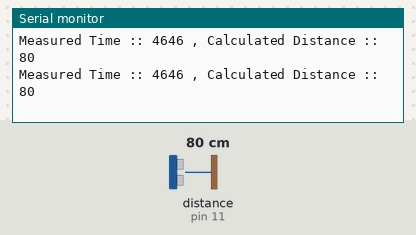
Simulated run of this sketch. Board: Arduino Uno, built with avr-gcc and run on an emulated ATmega328P. Parts: the last lines printed to the serial monitor. Wiring (inferred from the names in the program): ultrasonic range finder: trigger pin 12; echo pin 11. The inputs (shaded band) are chosen by the test bench; at power-on: distance to the obstacle (sensor on pin 11) 80 cm. The echo pulse lasts 58.3 µs per cm.

Above: at 1.2 s.
1.3 s: distance to the obstacle (sensor on pin 11) set to 2 cm
At 1.4 s:
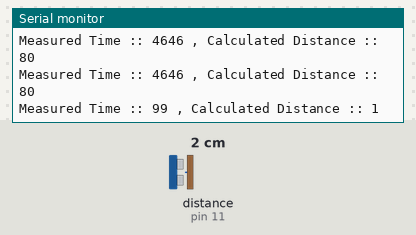
4.3 s: distance to the obstacle (sensor on pin 11) set to 4 cm
At 4.34 s:
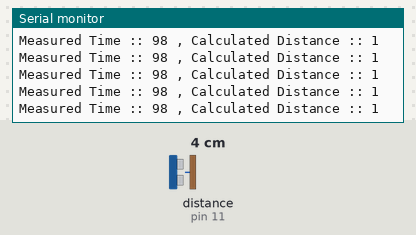
7.3 s: distance to the obstacle (sensor on pin 11) set to 120 cm
At 7.3 s:
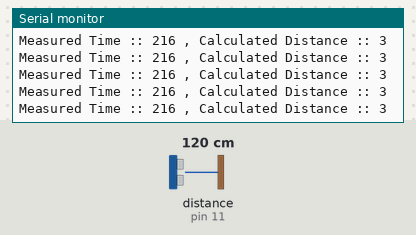
10.3 s: distance to the obstacle (sensor on pin 11) set to 9 cm
At 10.32 s:
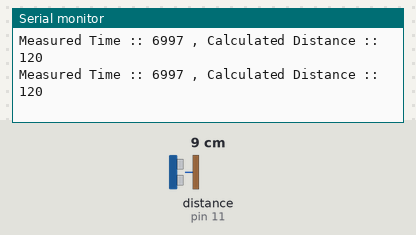
13.3 s: distance to the obstacle (sensor on pin 11) set to 18 cm
At 13.33 s:
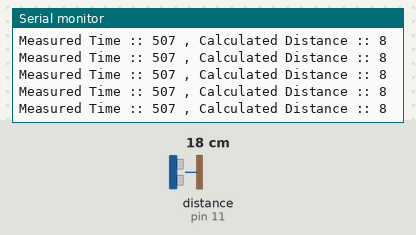
16.3 s: distance to the obstacle (sensor on pin 11) set to 250 cm
At 20.26 s:
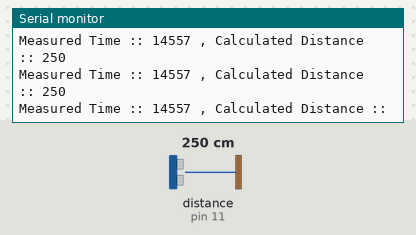
Timing chart, 0 to 20.3 s (numbered marks = the images above; inputs shaded):
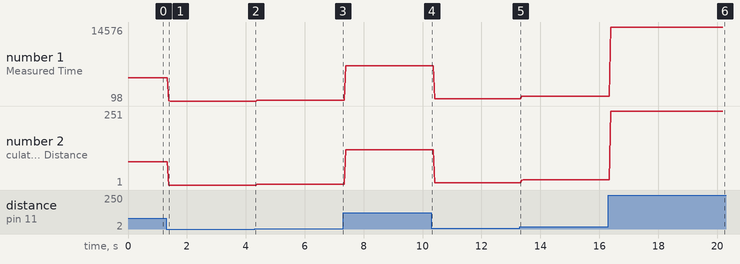

Measured:
- after the input at 1.3 s, the serial monitor: prints a new line after 0.08 s (image 1)
- after the input at 16.3 s, the serial monitor: prints a new line after 0.09 s (image 6)
- plotted number 1: 4646 → 98 after the input at 1.3 s, 98 → 216 after the input at 4.3 s, 216 → 6997 after the input at 7.3 s, 6997 → 507 after the input at 10.3 s, 507 → 1051 after the input at 13.3 s
- plotted number 2: 80 → 1 after the input at 1.3 s, 1 → 3 after the input at 4.3 s, 3 → 120 after the input at 7.3 s, 120 → 8 after the input at 10.3 s, 8 → 18 after the input at 13.3 s

The sketch:

sketch.ino
```cpp
int trigpin = 12;
int echopin = 11;
int measuredtime;
int distance;
void setup() {
  Serial.begin(9600);
  pinMode(trigpin, OUTPUT);
  pinMode(echopin, INPUT);
  // put your setup code here, to run once:

}

void loop() {
  digitalWrite(trigpin, LOW);
  delayMicroseconds(10);
  digitalWrite(trigpin , HIGH);
  delayMicroseconds(10);
  digitalWrite(trigpin, LOW);
  measuredtime = pulseIn(echopin, HIGH);
  distance = measuredtime/58;
  Serial.print("Measured Time :: ");
  Serial.print(measuredtime);
  Serial.print(" , ");
  Serial.print("Calculated Distance :: ");
  Serial.println(distance);
  // put your main code here, to run repeatedly:

}
```
